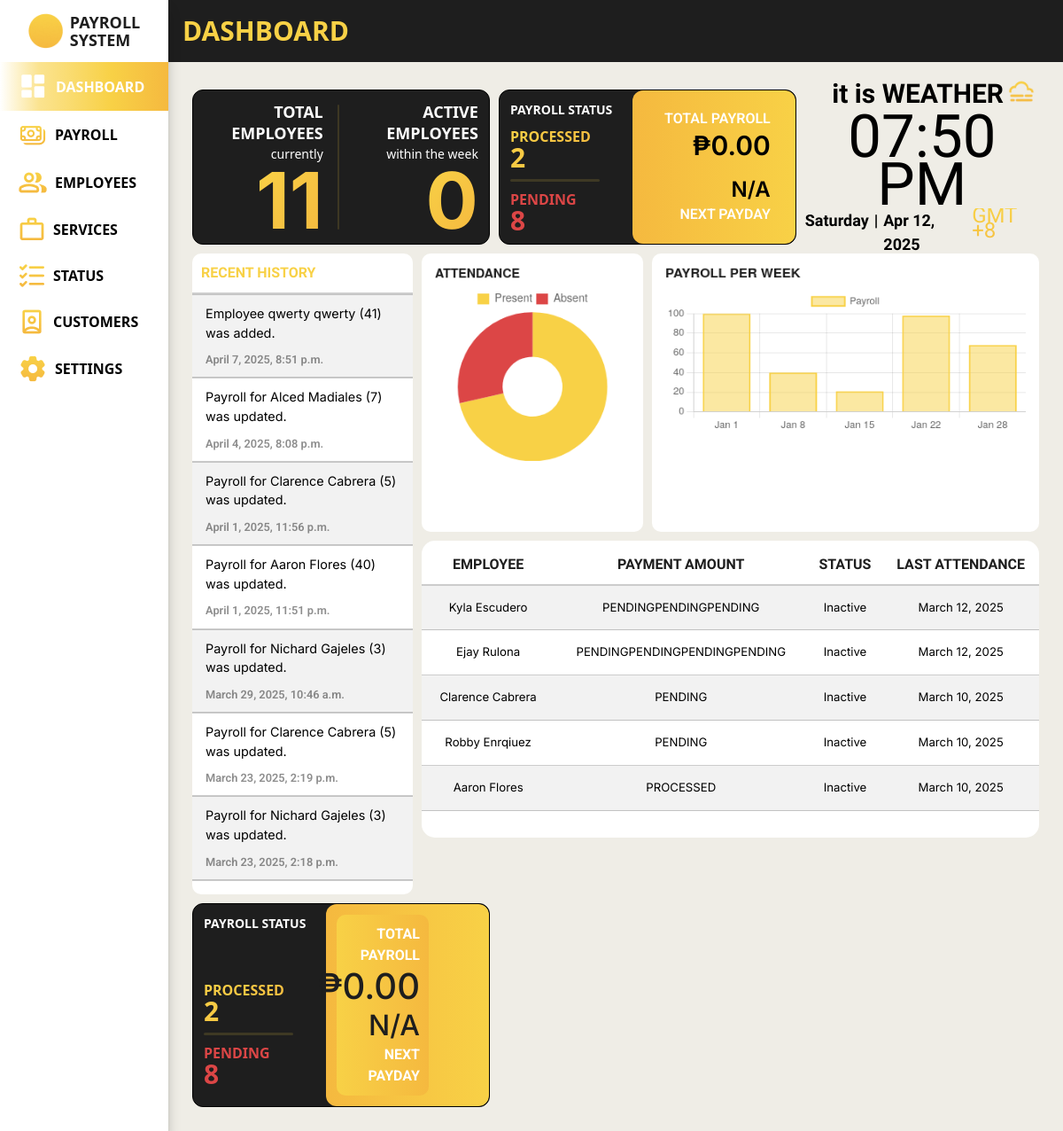
Before: /payroll_system/dashboard/ (signed in) with the older database file.
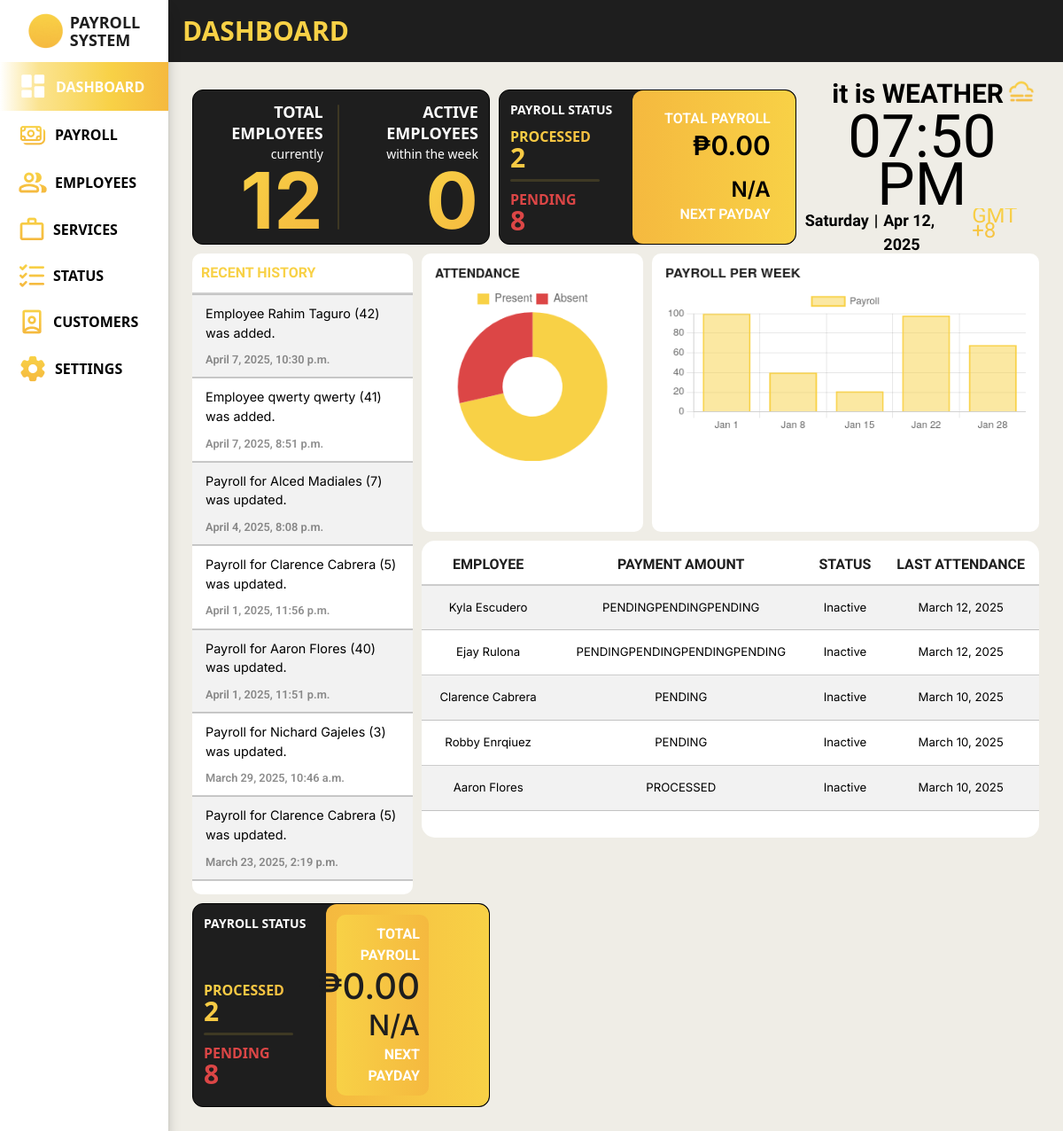
After: the same page with the newer database file.
### payroll_system/models.py (models this page shows, shortened)
class History(models.Model):
    history_id = models.AutoField(primary_key=True)
    description = models.CharField(max_length=255, null=False)
    date_time = models.DateTimeField(default=timezone.now, null=False)

class Employee(models.Model):
    class HighestEducation(models.TextChoices):
        GRADESCHOOL = 'Grade School', _('Grade School')
        HIGHSCHOOL = 'High School', _('High School')
        BACHELORS_DEGREE = 'Bachelor\'s Degree', _('Bachelor\'s Degree')
        VOCATIONAL_EDUCATION = 'Vocational Education', _('Vocational Education')
        MASTERS_DEGREE = 'Master\'s Degree', _('Master\'s Degree')
    class EmployeeStatus(models.TextChoices):
        FULLTIME = 'Full Time', _('Full Time')
        PARTTIME = 'Part Time', _('Part Time')
    class ActiveStatus(models.TextChoices):
        ACTIVE = 'Active', _('Active')
        INACTIVE = 'Inactive', _('Inactive')
    employee_id = models.AutoField(primary_key=True)
    first_name = models.CharField(max_length=100, null=False)
    middle_name = models.CharField(max_length=100, null=True, blank=True)
    last_name = models.CharField(max_length=100, null=False)
    gender = models.CharField(max_length=6, choices=Gender.choices, null=False)
    date_of_birth = models.DateField(null=True)
    contact_number = models.CharField(max_length=15, null=True)
    emergency_contact = models.CharField(max_length=15, null=True)
    region = models.CharField(max_length=255, null=False, default='')
    province = models.CharField(max_length=255, null=False, default='')
    municipality = models.CharField(max_length=255, null=False, default='')
    barangay = models.CharField(max_length=255, null=False, default='')
    highest_education = models.CharField(max_length=20, choices=HighestEducation.choices, null=True)
    work_experience = models.CharField(max_length=2083, null=True, blank=True)
    date_of_employment = models.DateField(default=timezone.now)
    days_worked = models.IntegerField(default=0, null=False)
    employee_status = models.CharField(max_length=9, choices=EmployeeStatus.choices, null=True)
    active_status = models.CharField(max_length=8, choices=ActiveStatus.choices, default=ActiveStatus.ACTIVE)
    absences = models.IntegerField(default=0, null=False)
    employee_image = models.ImageField(null=True, blank=True, upload_to='images/')

### payroll_system/views.py (the view)
# urls.py: path('dashboard/', views.dashboard, name='dashboard'),
@login_required
def dashboard(request):
    latest_attendance_subquery = (
        Attendance.objects
        .filter(employee_id_fk=OuterRef('pk'))
        .order_by('-date')
        .values('date')[:1]
    )
    latest_payroll_subquery = (
        Payroll.objects
        .filter(employee_id_fk=OuterRef('pk'))
        .order_by('-payment_date')
        .values('rate')[:1]
    )
    total_employees = Employee.objects.count()
    today = now().date()
    start_of_week = today - timedelta(days=today.weekday())  # Get Monday of current week
    end_of_week = start_of_week + timedelta(days=6)  # Get Sunday of current week
    active_employees_per_day = (
        Attendance.objects.filter(date__range=[start_of_week, end_of_week])
        .values('date')
        .annotate(active_count=Count('employee_id_fk', distinct=True))
    )
    total_active_counts = sum(day['active_count'] for day in active_employees_per_day)
    days_counted = len(active_employees_per_day) or 1  # Avoid division by zero
    avg_active_employees = total_active_counts / days_counted
    latest_payroll_subquery = (
    Payroll.objects.filter(employee_id_fk=OuterRef('pk'))
    .order_by('-payment_date')
    .values('payroll_status')[:1]
    )
    employees_with_latest_payroll = Employee.objects.annotate(
    latest_payroll_status=Subquery(latest_payroll_subquery)
    )
    processed_payroll_count = employees_with_latest_payroll.filter(latest_payroll_status='PROCESSED').count()
    pending_payroll_count = employees_with_latest_payroll.filter(latest_payroll_status='PENDING').count()
    total_payroll = Payroll.objects.filter(payroll_status='PROCESSED').aggregate(Sum('salary'))['salary__sum']
    if total_payroll is None:
        total_payroll = "No total payroll yet"
    today = now().date()
    next_payday = Payroll.objects.filter(payment_date__gt=today).aggregate(Min('payment_date'))['payment_date__min']
    recent_employees = (
        Employee.objects
        .annotate(
            latest_attendance_date=Subquery(latest_attendance_subquery),
            latest_payroll=Subquery(latest_payroll_subquery)
        )
        .order_by('-latest_attendance_date', 'last_name')[:5] # Order by most recent attendance date
    )
    histories = History.objects.order_by('-date_time')[:7]
    for employee in recent_employees:
        employee.total_payment = (employee.latest_payroll or 0) * employee.attendances.count()
    context = {
        'histories': histories,
        'employees': recent_employees,
        'total_employees': total_employees,
        'avg_active_employees': round(avg_active_employees),
        'processed_payroll_count': processed_payroll_count,
        'pending_payroll_count': pending_payroll_count,
        'total_payroll': total_payroll,
        'next_payday': next_payday,
    }
    return render(request, 'payroll_system/dashboard.html', context)

### payroll_system/templates/payroll_system/dashboard.html (shortened to what the changed rows need)
{% load static %}
<!DOCTYPE html>
<html lang="en">
<head>
    <link rel="stylesheet" href="{% static 'css/template_new.css' %}">
    <link rel="stylesheet" href="{% static 'css/dashboard.css' %}">
    <script src="https://cdn.jsdelivr.net/npm/@tailwindcss/browser@4"></script>
</head>
<body class="bg-[#EFEDE6]">
    <div class="h-dvh w-full grid grid-cols-[80px_1fr] md:grid-cols-[190px_1fr] grid-rows-[70px_1fr] z-25">
        <div class="bg-[#1E1E1E] flex justify-start items-center px-4">
            <h1 class="text-[#f8d146] font-[League Spartan] text-3xl font-bold ">DASHBOARD</h1>
        </div>
        <div class="size-full py-4 px-3" id="thing">
            <div class="container">
                <div class="order-1 lg:order-1 border border-black col-span-5 lg:col-span-4 p-3 bg-[#1E1E1E] rounded-xl flex justify-evenly items-center" id="emp">
                    <div class="h-full flex flex-col justify-center items-center" id="ttl_emp">
                        <div class="h-full flex flex-col justify-around items-end" id="content">
                            <div class="text-[5.5rem]/20 font-bold font-[Inter]" id="amount">
                                <p class="">{{ total_employees }}</p>
                            </div>
                        </div>
                    </div>
                </div>
                <div class="order-3 lg:order-2 border border-black col-span-5 lg:col-span-4 bg-[#1E1E1E] rounded-xl flex items-center overflow-hidden" id="payroll-status">
                    <div class="w-[45%] h-full p-3 flex flex-col justify-between" id="processed-pending">
                        <div class="flex flex-col items-start" id="content">
                            <div class="my-[10px]" id="processed">
                                <h2 class="text-sm/5 lg:text-base/5 font-bold">PROCESSED</h2>
                            </div>
                            <div class="my-[10px]" id="pending">
                                <h2 class="text-sm/5 lg:text-base/5 font-bold">PENDING</h2>
                            </div>
                        </div>
                    </div>
                    <div class="w-[55%] h-full p-3 rounded-xl " id="payroll-info">
                        <div class="flex flex-col justify-evenly items-end" id="content2">
                            <div class="h-fit my-2 mx-4 flex flex-col items-end" id="total_payroll">
                                <h1 class="font-[Inter] font-semibold text-3xl text-right">{% if total_payroll == "No total payroll yet" %} No total payroll yet {% else %} ₱{{ total_payroll|floatformat:2 }} {% endif %}</h1>
                            </div>
                            <div class="h-fit my-2 mx-4 flex flex-col items-end" id="next_payday">
                                <h1 class="font-[Inter] font-semibold text-2xl text-right">{{ next_payday|default:"N/A" }}</h1>
                            </div>
                        </div>
                    </div>
                </div>
                <div class="order-3 lg:order-2 border border-black col-span-5 lg:col-span-4 bg-[#1E1E1E] rounded-xl flex items-center overflow-hidden" id="payroll-status">
                    <div class="w-[45%] h-full p-3 flex flex-col justify-between" id="processed-pending">
                        <div class="flex flex-col items-start" id="content">
                            <div class="my-[10px]" id="processed">
                                <h2 class="text-sm/5 lg:text-base/5 font-bold">PROCESSED</h2>
                            </div>
                            <div class="my-[10px]" id="pending">
                                <h2 class="text-sm/5 lg:text-base/5 font-bold">PENDING</h2>
                            </div>
                        </div>
                    </div>
                    <div class="w-[55%] h-full p-3 rounded-xl " id="payroll-info">
                        <div class="content2">
                            <div class="total_payroll">
                                <h1>{% if total_payroll == "No total payroll yet" %} No total payroll yet {% else %} ₱{{ total_payroll|floatformat:2 }} {% endif %}</h1>
                            </div>
                            <div class="next_payday">
                                <h1>{{ next_payday|default:"N/A" }}</h1>
                            </div>
                        </div>
                    </div>
                </div>
                <div class="time">
                    <div class="top_content">
                        <div class="number_time"><h1 id="philippines-time"></h1></div>
                    </div>
                    <div class="bottom_content">
                        <h1>GMT +8</h1>
                    </div>
                </div>
                <div class="table">
                    <table class="table-1">
                        <th style="font-weight: bold;">RECENT HISTORY</th>
                        {% for history in histories %}
                        <tr>
                            <td>
                                <p class="history">{{ history.description }}</p>
                                <p class="history_time">{{ history.date_time }}</p>
                            </td>
                        </tr>
                        {% empty %}
                        <tr>
                            <td>
                                <p>No logs found.</p>
                            </td>
                        </tr>
                        {% endfor %}
                    </table>
                </div>
                <script>
                    const donutChart = document.getElementById('donut');
                    const donutLabels = ["Present", "Absent"];
                    const donutData = [100, 40];
                    const donutColor = ["#F8D146","#DC4646"];
                    const attendance = new Chart(donutChart, {
                        type: "doughnut",
                        data: {
                            labels: donutLabels,
                            datasets: [{
                                backgroundColor: donutColor,
                                data: donutData,
                                borderWidth: 0
                            }],
                        },
                        options: {
                            responsive: true,
                            cutout: "40%",
                            layout: {
                                padding: 0
                            },
                            plugins: {
                                legend: {
                                    labels: {
                                        boxWidth: 15,
                                        padding: 5,
                                        font: {
                                            size: 14
                                        }
                                    }
                                },
                                title: {
                                    display: true,
                                    text: "ATTENDANCE",
                                    color: "#1E1E1E",
                                    align: 'start',
                                    padding: {
                                        top: 0,
                                        bottom: 10
                                    },
                                    font: {
                                        size: 16
                                    }
                                }
                            }
                        }
                    });
                </script>
                <script>
                    const barChart = document.getElementById('bar');
                    const barLabels = ["Jan 1", "Jan 8", "Jan 15", "Jan 22", "Jan 28"];
                    const barData = [100, 40, 21, 98, 68];
                    const barColor = ["#F8D14680"];
                    const payroll_chart = new Chart(barChart, {
                        type: "bar",
                        data: {
                            labels: barLabels,
                            datasets: [{
                                label: "Payroll",
                                backgroundColor: barColor,
                                borderColor: ["#F8D146"],
                                data: barData,
                                borderWidth: 2
                            }],
                        },
                        options: {
                            responsive: true,
                            layout: {
                                padding: 0
                            },
                            plugins: {
                                title: {
                                    display: true,
                                    text: "PAYROLL PER WEEK",
                                    color: "#1E1E1E",
                                    align: 'start',
                                    padding: {
                                        top: 0,
                                        bottom: 10
                                    },
                                    font: {
                                        size: 16
                                    }
                                }
                            }
                        }
                    });
                </script>
                <div class="table2">
                    <table class="table-2">
                        <th style="color: #1E1E1E;">EMPLOYEE</th>
                        <th style="color: #1E1E1E;">PAYMENT AMOUNT</th>
                        <th style="color: #1E1E1E;">STATUS</th>
                        <th style="color: #1E1E1E;">LAST ATTENDANCE</th>
                        {% for employee in employees %}
                        <tr>
                            <td>{{ employee.first_name }} {{ employee.last_name }}</td>
                            <td>{{ employee.total_payment }}</td>
                            <td>
                                {% if employee.active_status == "Active" %}
                                    Active
                                {% else %}
                                    Inactive
                                {% endif %}
                            </td>
                            <td>
                                {% if employee.latest_attendance_date %}
                                        {{ employee.latest_attendance_date }}
                                {% else %}
                                    No Attendance Data
                                {% endif %}
                            </td>
                        </tr>
                        {% empty %}
                        <tr>
                            <td colspan="4">No employees found.</td>
                        </tr>
                        {% endfor %}
                    </table>
                </div>
            </div>
        </div>
    </div>
</body>
</html>

Changed rows visible on the page:
no longer on this page (row unchanged): History: description "Payroll for Nichard Gajeles (3) was updated.", date_time "March 23, 2025, 2:18 p.m."
added History: description "Employee Rahim Taguro (42) was added.", date_time "April 7, 2025, 10:30 p.m."
Other visible differences:
{{ total_employees }}: "11" → "12"
